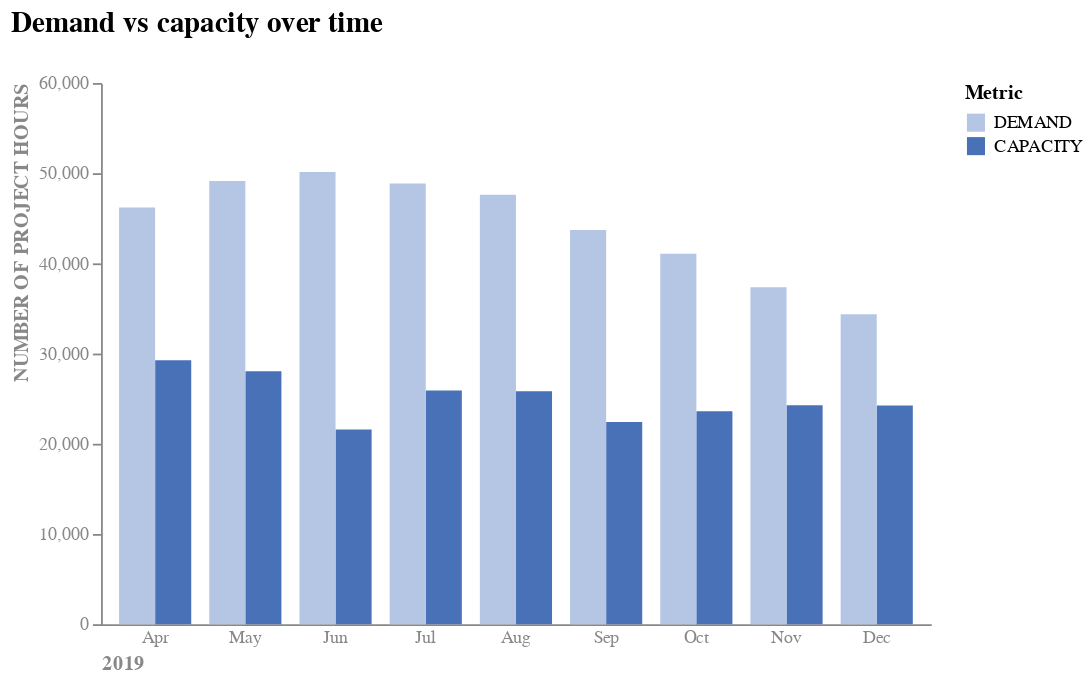

Notebook code for this chart:
### Code cell
# Filled version
alt.Chart(bar_table, 
          title = alt.Title('Demand vs capacity over time', anchor = 'start', offset = 20, fontSize = 16), 
          ).mark_bar(filled = True).encode(
    y = alt.Y('Value', 
              axis = alt.Axis(grid = False, titleAnchor = 'end', labelColor = "#888888", titleColor = '#888888'), 
              scale = alt.Scale(domain = [0, 60000]), 
              title = "NUMBER OF PROJECT HOURS"),
    x = alt.X('month', 
              sort = None, 
              axis = alt.Axis(labelAngle = 0, titleAnchor = 'start', labelColor = '#888888', titleColor = '#888888', ticks = False), 
              title = "2019"),
    color = alt.Color('Metric', 
                      scale = alt.Scale(range = ['#b4c6e4', '#4871b7']),
                      sort = 'descending'),
    xOffset = alt.XOffset('Metric', sort = 'descending')
    ).configure_view(stroke = None)

### Figure 1 — Vega-Lite specification as saved in the notebook (floating-point values rounded to 4 significant figures)
{"config": {"view": {"continuousWidth": 300, "continuousHeight": 300, "stroke": null}}, "data": {"name": "data-f53bb01febd214e9ecb3cb7fbc625fc6"}, "mark": {"type": "bar", "filled": true}, "encoding": {"color": {"field": "Metric", "scale": {"range": ["#b4c6e4", "#4871b7"]}, "sort": "descending", "type": "nominal"}, "x": {"axis": {"labelAngle": 0, "labelColor": "#888888", "ticks": false, "titleAnchor": "start", "titleColor": "#888888"}, "field": "month", "sort": null, "title": "2019", "type": "nominal"}, "xOffset": {"field": "Metric", "sort": "descending", "type": "nominal"}, "y": {"axis": {"grid": false, "labelColor": "#888888", "titleAnchor": "end", "titleColor": "#888888"}, "field": "Value", "scale": {"domain": [0, 60000]}, "title": "NUMBER OF PROJECT HOURS", "type": "quantitative"}}, "title": {"text": "Demand vs capacity over time", "anchor": "start", "fontSize": 16, "offset": 20}, "$schema": "https://vega.github.io/schema/vega-lite/v5.15.1.json", "datasets": {"data-f53bb01febd214e9ecb3cb7fbc625fc6": [{"Metric": "CAPACITY", "Value": 29263, "year": 2019, "month": "Apr"}, {"Metric": "CAPACITY", "Value": 28037, "year": 2019, "month": "May"}, {"Metric": "CAPACITY", "Value": 21596, "year": 2019, "month": "Jun"}, {"Metric": "CAPACITY", "Value": 25895, "year": 2019, "month": "Jul"}, {"Metric": "CAPACITY", "Value": 25813, "year": 2019, "month": "Aug"}, {"Metric": "CAPACITY", "Value": 22427, "year": 2019, "month": "Sep"}, {"Metric": "CAPACITY", "Value": 23605, "year": 2019, "month": "Oct"}, {"Metric": "CAPACITY", "Value": 24263, "year": 2019, "month": "Nov"}, {"Metric": "CAPACITY", "Value": 24243, "year": 2019, "month": "Dec"}, {"Metric": "DEMAND", "Value": 46193, "year": 2019, "month": "Apr"}, {"Metric": "DEMAND", "Value": 49131, "year": 2019, "month": "May"}, {"Metric": "DEMAND", "Value": 50124, "year": 2019, "month": "Jun"}, {"Metric": "DEMAND", "Value": 48850, "year": 2019, "month": "Jul"}, {"Metric": "DEMAND", "Value": 47602, "year": 2019, "month": "Aug"}, {"Metric": "DEMAND", "Value": 43697, "year": 2019, "month": "Sep"}, {"Metric": "DEMAND", "Value": 41058, "year": 2019, "month": "Oct"}, {"Metric": "DEMAND", "Value": 37364, "year": 2019, "month": "Nov"}, {"Metric": "DEMAND", "Value": 34364, "year": 2019, "month": "Dec"}]}}
